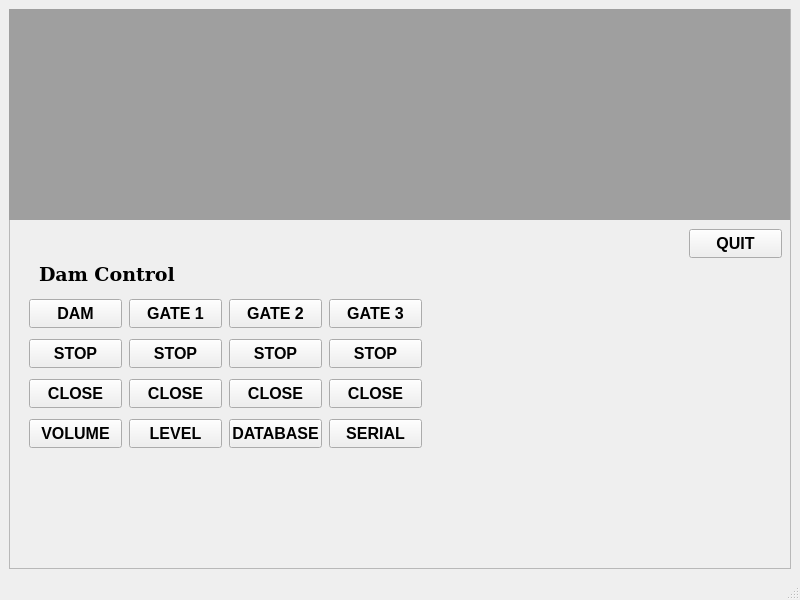
<?xml version="1.0" encoding="UTF-8"?>
<ui version="4.0">
 <class>MainWindow</class>
 <widget class="QMainWindow" name="MainWindow">
  <property name="geometry">
   <rect>
    <x>0</x>
    <y>0</y>
    <width>800</width>
    <height>600</height>
   </rect>
  </property>
  <property name="windowTitle">
   <string>Dummy SCADA</string>
  </property>
  <widget class="QWidget" name="centralwidget">
   <layout class="QGridLayout" name="gridLayout">
    <item row="0" column="0">
     <widget class="QFrame" name="frame">
      <property name="font">
       <font>
        <family>Cantarell</family>
        <pointsize>12</pointsize>
        <weight>75</weight>
        <bold>true</bold>
       </font>
      </property>
      <property name="cursor">
       <cursorShape>ArrowCursor</cursorShape>
      </property>
      <property name="frameShape">
       <enum>QFrame::StyledPanel</enum>
      </property>
      <property name="frameShadow">
       <enum>QFrame::Raised</enum>
      </property>
      <widget class="QMdiArea" name="mdiArea">
       <property name="geometry">
        <rect>
         <x>0</x>
         <y>0</y>
         <width>781</width>
         <height>211</height>
        </rect>
       </property>
      </widget>
      <widget class="QLabel" name="label">
       <property name="geometry">
        <rect>
         <x>30</x>
         <y>250</y>
         <width>151</width>
         <height>30</height>
        </rect>
       </property>
       <property name="font">
        <font>
         <family>Bitstream Vera Serif</family>
         <pointsize>14</pointsize>
         <weight>75</weight>
         <bold>true</bold>
        </font>
       </property>
       <property name="text">
        <string>Dam Control</string>
       </property>
      </widget>
      <widget class="QPushButton" name="dam">
       <property name="geometry">
        <rect>
         <x>20</x>
         <y>290</y>
         <width>93</width>
         <height>29</height>
        </rect>
       </property>
       <property name="font">
        <font>
         <family>Cantarell</family>
         <pointsize>12</pointsize>
         <weight>75</weight>
         <bold>true</bold>
        </font>
       </property>
       <property name="cursor">
        <cursorShape>PointingHandCursor</cursorShape>
       </property>
       <property name="text">
        <string>DAM</string>
       </property>
      </widget>
      <widget class="QPushButton" name="gate1">
       <property name="geometry">
        <rect>
         <x>120</x>
         <y>290</y>
         <width>93</width>
         <height>29</height>
        </rect>
       </property>
       <property name="cursor">
        <cursorShape>PointingHandCursor</cursorShape>
       </property>
       <property name="text">
        <string>GATE 1</string>
       </property>
      </widget>
      <widget class="QPushButton" name="gate2">
       <property name="geometry">
        <rect>
         <x>220</x>
         <y>290</y>
         <width>93</width>
         <height>29</height>
        </rect>
       </property>
       <property name="cursor">
        <cursorShape>PointingHandCursor</cursorShape>
       </property>
       <property name="text">
        <string>GATE 2</string>
       </property>
      </widget>
      <widget class="QPushButton" name="gate3">
       <property name="geometry">
        <rect>
         <x>320</x>
         <y>290</y>
         <width>93</width>
         <height>29</height>
        </rect>
       </property>
       <property name="cursor">
        <cursorShape>PointingHandCursor</cursorShape>
       </property>
       <property name="text">
        <string>GATE 3</string>
       </property>
      </widget>
      <widget class="QPushButton" name="damc">
       <property name="geometry">
        <rect>
         <x>20</x>
         <y>370</y>
         <width>93</width>
         <height>29</height>
        </rect>
       </property>
       <property name="cursor">
        <cursorShape>PointingHandCursor</cursorShape>
       </property>
       <property name="text">
        <string>CLOSE</string>
       </property>
      </widget>
      <widget class="QPushButton" name="g1c">
       <property name="geometry">
        <rect>
         <x>120</x>
         <y>370</y>
         <width>93</width>
         <height>29</height>
        </rect>
       </property>
       <property name="cursor">
        <cursorShape>PointingHandCursor</cursorShape>
       </property>
       <property name="text">
        <string>CLOSE</string>
       </property>
      </widget>
      <widget class="QPushButton" name="g2c">
       <property name="geometry">
        <rect>
         <x>220</x>
         <y>370</y>
         <width>93</width>
         <height>29</height>
        </rect>
       </property>
       <property name="cursor">
        <cursorShape>PointingHandCursor</cursorShape>
       </property>
       <property name="text">
        <string>CLOSE</string>
       </property>
      </widget>
      <widget class="QPushButton" name="g3c">
       <property name="geometry">
        <rect>
         <x>320</x>
         <y>370</y>
         <width>93</width>
         <height>29</height>
        </rect>
       </property>
       <property name="cursor">
        <cursorShape>PointingHandCursor</cursorShape>
       </property>
       <property name="text">
        <string>CLOSE</string>
       </property>
      </widget>
      <widget class="QPushButton" name="vol">
       <property name="geometry">
        <rect>
         <x>20</x>
         <y>410</y>
         <width>93</width>
         <height>29</height>
        </rect>
       </property>
       <property name="cursor">
        <cursorShape>PointingHandCursor</cursorShape>
       </property>
       <property name="text">
        <string>VOLUME</string>
       </property>
      </widget>
      <widget class="QPushButton" name="lev">
       <property name="geometry">
        <rect>
         <x>120</x>
         <y>410</y>
         <width>93</width>
         <height>29</height>
        </rect>
       </property>
       <property name="cursor">
        <cursorShape>PointingHandCursor</cursorShape>
       </property>
       <property name="text">
        <string>LEVEL</string>
       </property>
      </widget>
      <widget class="QPushButton" name="db">
       <property name="geometry">
        <rect>
         <x>220</x>
         <y>410</y>
         <width>93</width>
         <height>29</height>
        </rect>
       </property>
       <property name="cursor">
        <cursorShape>PointingHandCursor</cursorShape>
       </property>
       <property name="text">
        <string>DATABASE</string>
       </property>
      </widget>
      <widget class="QPushButton" name="ser">
       <property name="geometry">
        <rect>
         <x>320</x>
         <y>410</y>
         <width>93</width>
         <height>29</height>
        </rect>
       </property>
       <property name="cursor">
        <cursorShape>CrossCursor</cursorShape>
       </property>
       <property name="text">
        <string>SERIAL</string>
       </property>
      </widget>
      <widget class="QPushButton" name="st1">
       <property name="geometry">
        <rect>
         <x>120</x>
         <y>330</y>
         <width>93</width>
         <height>29</height>
        </rect>
       </property>
       <property name="cursor">
        <cursorShape>PointingHandCursor</cursorShape>
       </property>
       <property name="text">
        <string>STOP</string>
       </property>
      </widget>
      <widget class="QPushButton" name="std">
       <property name="geometry">
        <rect>
         <x>20</x>
         <y>330</y>
         <width>93</width>
         <height>29</height>
        </rect>
       </property>
       <property name="cursor">
        <cursorShape>PointingHandCursor</cursorShape>
       </property>
       <property name="text">
        <string>STOP</string>
       </property>
      </widget>
      <widget class="QPushButton" name="st2">
       <property name="geometry">
        <rect>
         <x>220</x>
         <y>330</y>
         <width>93</width>
         <height>29</height>
        </rect>
       </property>
       <property name="cursor">
        <cursorShape>PointingHandCursor</cursorShape>
       </property>
       <property name="text">
        <string>STOP</string>
       </property>
      </widget>
      <widget class="QPushButton" name="st3">
       <property name="geometry">
        <rect>
         <x>320</x>
         <y>330</y>
         <width>93</width>
         <height>29</height>
        </rect>
       </property>
       <property name="cursor">
        <cursorShape>PointingHandCursor</cursorShape>
       </property>
       <property name="text">
        <string>STOP</string>
       </property>
      </widget>
      <widget class="QPushButton" name="close3">
       <property name="geometry">
        <rect>
         <x>680</x>
         <y>220</y>
         <width>93</width>
         <height>29</height>
        </rect>
       </property>
       <property name="text">
        <string>QUIT</string>
       </property>
      </widget>
     </widget>
    </item>
   </layout>
  </widget>
  <widget class="QMenuBar" name="menubar">
   <property name="geometry">
    <rect>
     <x>0</x>
     <y>0</y>
     <width>800</width>
     <height>27</height>
    </rect>
   </property>
  </widget>
  <widget class="QStatusBar" name="statusbar"/>
 </widget>
 <resources/>
 <connections/>
</ui>
